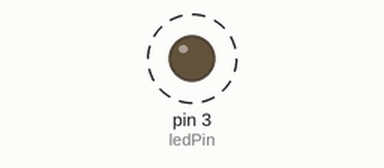
A sketch run on a simulated Arduino Uno, built with avr-gcc and run on an emulated ATmega328P. Shown: output pins drawn as LEDs (lit = HIGH). Dashed ring = blinking.

Above: at 0.5 s.
Timing chart, 0 to 4.6 s (numbered marks = the images above):
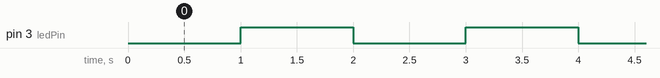

Measured:
- by itself, pin 3 (ledPin): alternates HIGH for 1.0 s and LOW for 1.0 s

The sketch:

Blink_notblocked.ino
```cpp
const int ledPin =  3;      // the number of the LED pin

// Variables will change :
int ledState = LOW;             // ledState used to set the LED

// Generally, you shuould use "unsigned long" for variables that hold time
// The value will quickly become too large for an int to store
unsigned long previousMillis = 0;        // will store last time LED was updated

// constants won't change :
const long interval = 1000;           // interval at which to blink (milliseconds)

void setup() {
  // set the digital pin as output:
  pinMode(ledPin, OUTPUT);
}

void loop()
{
  // here is where you'd put code that needs to be running all the time.

  // check to see if it's time to blink the LED; that is, if the
  // difference between the current time and last time you blinked
  // the LED is bigger than the interval at which you want to
  // blink the LED.
  unsigned long currentMillis = millis();

  if(currentMillis - previousMillis >= interval) {
    // save the last time you blinked the LED
    previousMillis = currentMillis;

    // if the LED is off turn it on and vice-versa:
    if (ledState == LOW)
      ledState = HIGH;
    else
      ledState = LOW;

    // set the LED with the ledState of the variable:
    digitalWrite(ledPin, ledState);
  }
}
```
